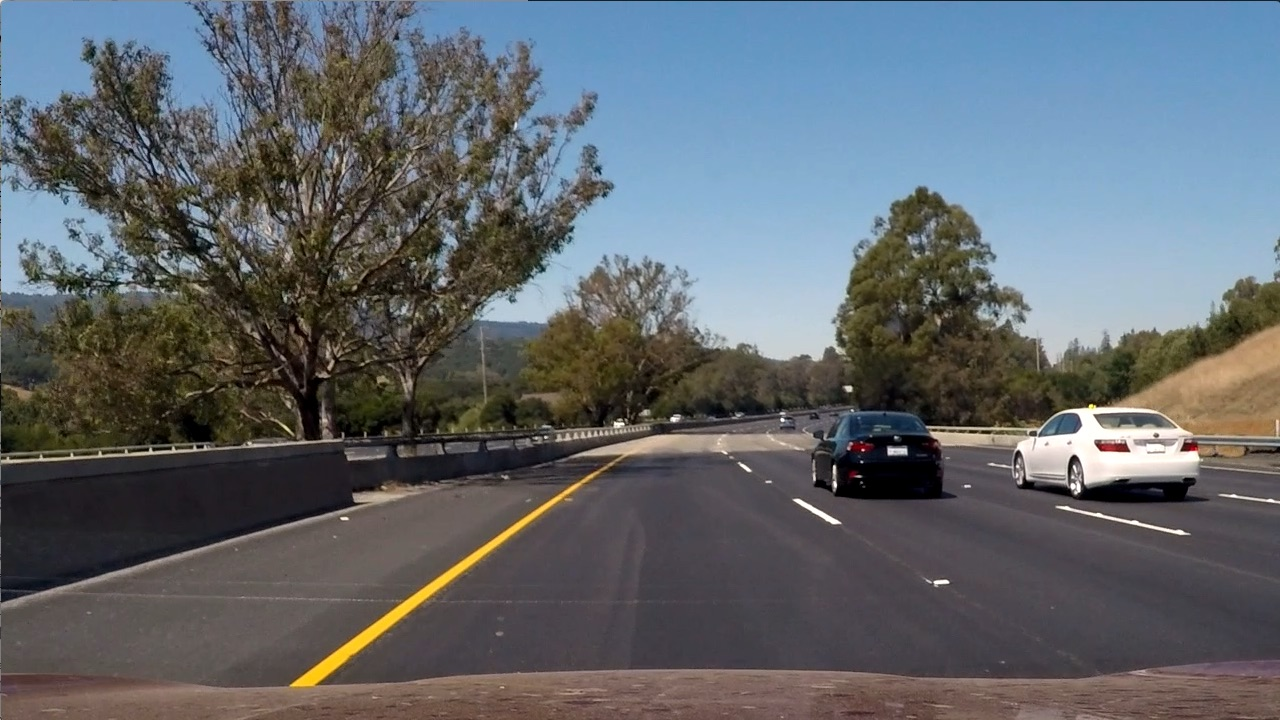
#> input picture practice/images/test6.jpg, 1280 x 720 px
$ python color.py
#> lines starting #> are read from the running program, lines starting #| are printed output that depends on the picture
import numpy as np
import cv2
import matplotlib.pyplot as plt
import matplotlib.image as mpimg

im = mpimg.imread('images/test6.jpg')
#> im is the input picture: shape (720, 1280, 3); mean R, G, B 97, 102.6, 107.9
# thresh = (180, 255)
gray = cv2.cvtColor(im, cv2.COLOR_RGB2GRAY)
# binary = np.zeros_like(gray)
# binary[(gray > thresh[0]) & (gray <= thresh[1])] = 1

red = im[:,:,0]
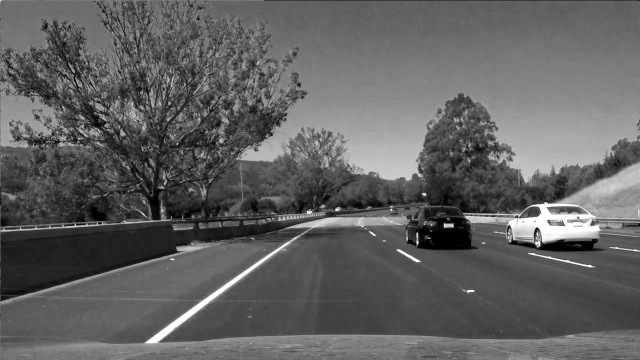
#> red: shape (720, 1280) (shown at 1/2 size); min 0, max 255, mean 97
green = im[:,:,1]
blue = im[:,:,2]
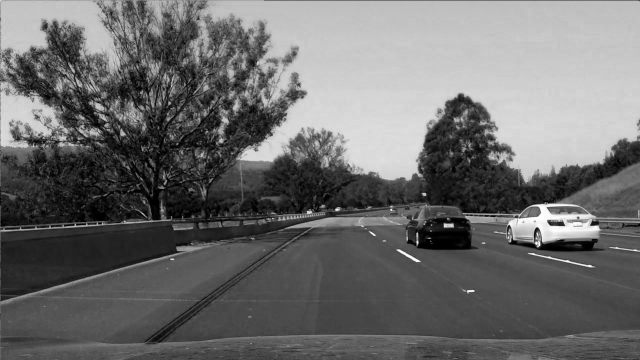
#> blue: shape (720, 1280) (shown at 1/2 size); min 0, max 255, mean 107.9

thresh = (200, 255)
binary = np.zeros_like(red)
binary[(red > thresh[0]) & (red <= thresh[1])] = 1

hls = cv2.cvtColor(im, cv2.COLOR_RGB2HLS)
#> hls: shape (720, 1280, 3); mean of channels 0, 1, 2 76.7, 102.2, 57.5
h = hls[:,:,0]
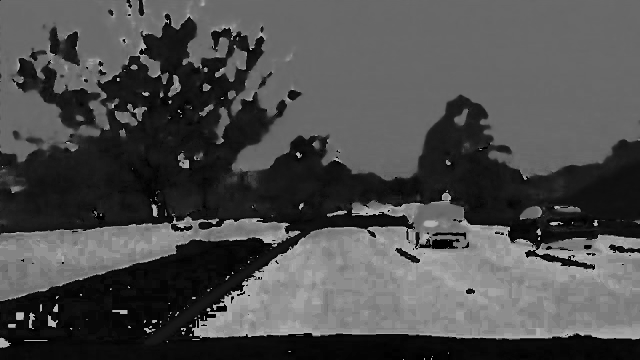
#> h: shape (720, 1280) (shown at 1/2 size); min 0, max 180, mean 76.7
l = hls[:,:,1]
s = hls[:,:,2]
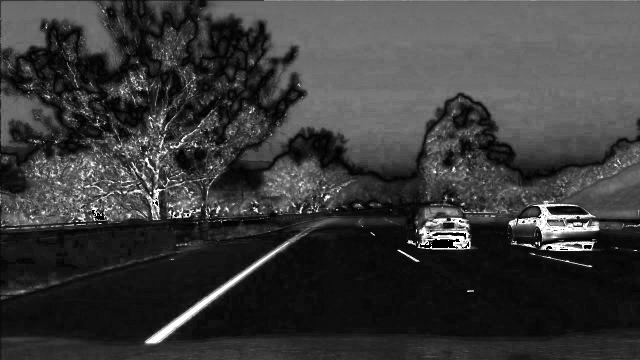
#> s: shape (720, 1280) (shown at 1/2 size); min 0, max 255, mean 57.5

thresh = (90, 255)
binary = np.zeros_like(s)
binary[(s > thresh[0]) & (s <= thresh[1])] = 1

th = (15, 100)
hi = np.zeros_like(h)
hi[(h > th[0]) & (h <= th[1])] = 1

# plot images
plt.figure(figsize=(10, 6))

plt.subplot(221)
plt.imshow(s, cmap='gray')
plt.title("s")

plt.subplot(222)
plt.imshow(binary, cmap='gray')
plt.title("b")

plt.subplot(223)
plt.imshow(h, cmap='gray')
plt.title("h")

plt.subplot(224)
plt.imshow(hi, cmap='gray')
plt.title("hi")
plt.show()
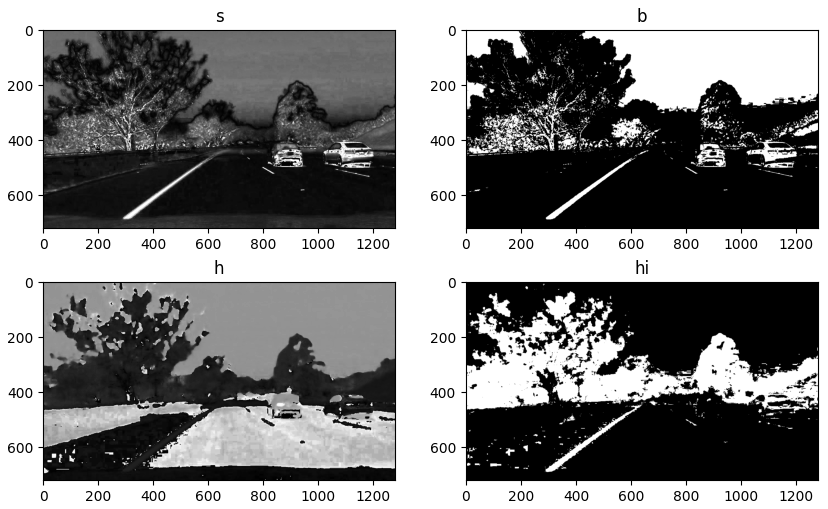
#> figure drawn by matplotlib, 4 panels

$ run again, with practice/images/test1.jpg copied over practice/images/test6.jpg
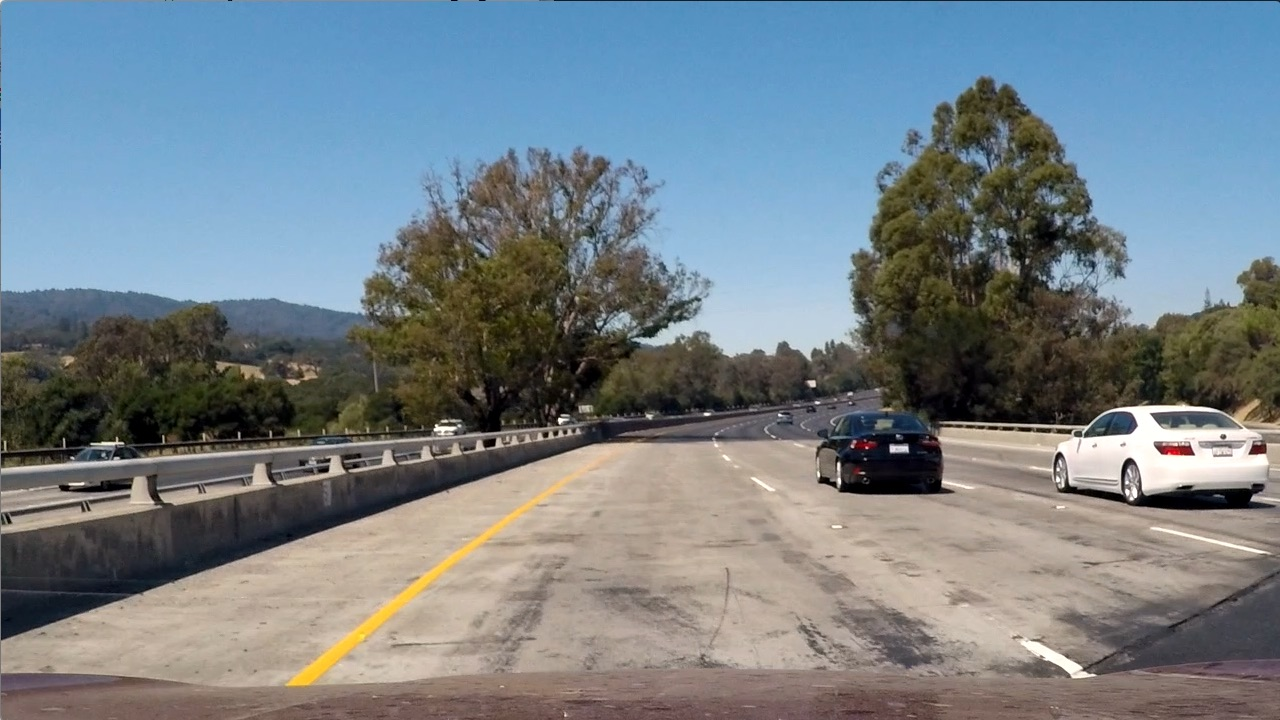
#> input picture practice/images/test1.jpg, 1280 x 720 px
#> im is the input picture: shape (720, 1280, 3); mean R, G, B 117.5, 128.7, 135.5
#> hls: shape (720, 1280, 3); mean of channels 0, 1, 2 60.2, 126.7, 74.4
#> `s = hls[:,:,2]`:
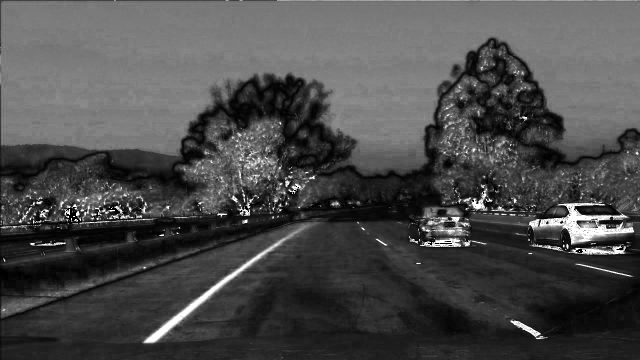
#> s: shape (720, 1280) (shown at 1/2 size); min 0, max 255, mean 74.4
#> `plt.show()`:
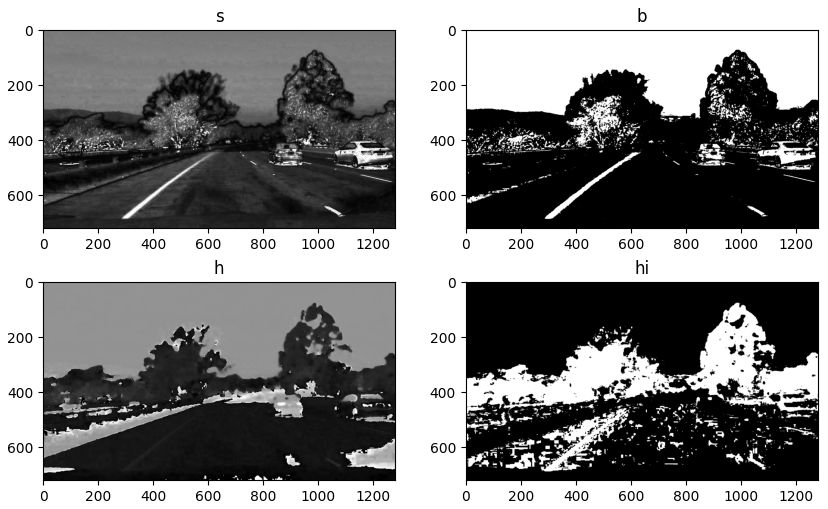
#> figure drawn by matplotlib, 4 panels

$ run again, with practice/images/test2.jpg copied over practice/images/test6.jpg
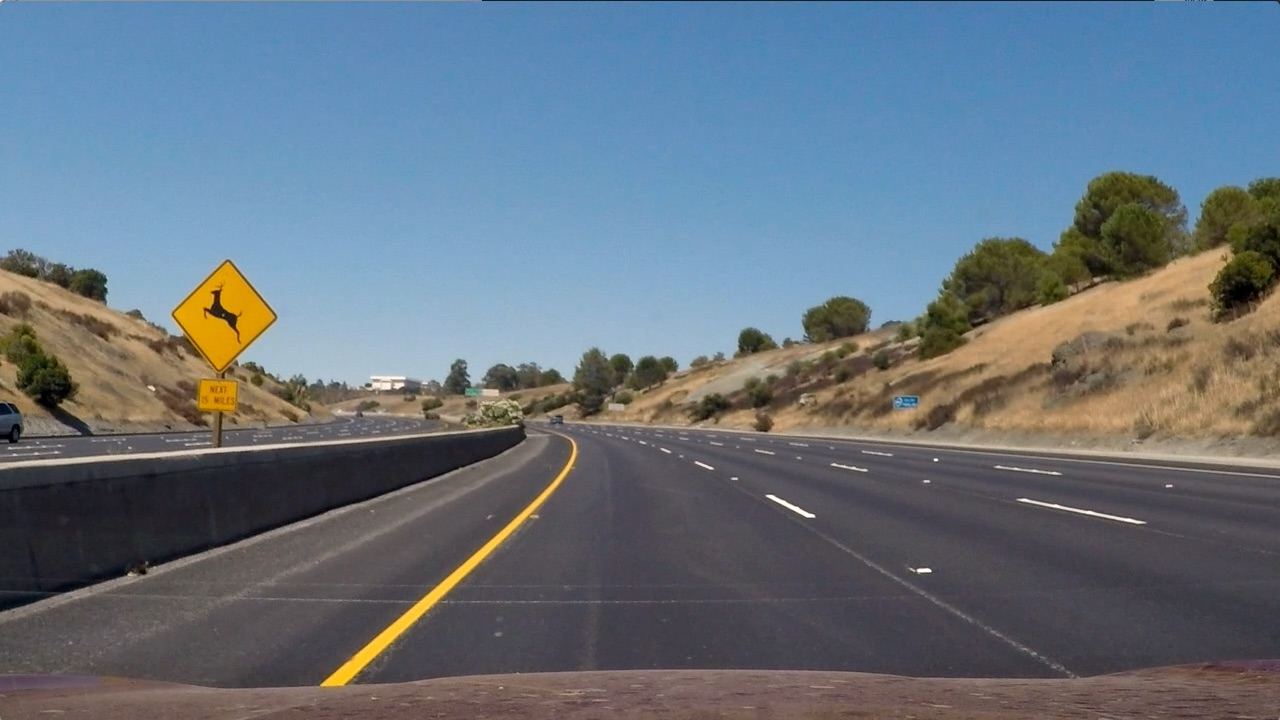
#> input picture practice/images/test2.jpg, 1280 x 720 px
#> im is the input picture: shape (720, 1280, 3); mean R, G, B 102.8, 114.6, 125.5
#> hls: shape (720, 1280, 3); mean of channels 0, 1, 2 86.2, 113.9, 64.8
#> `s = hls[:,:,2]`:
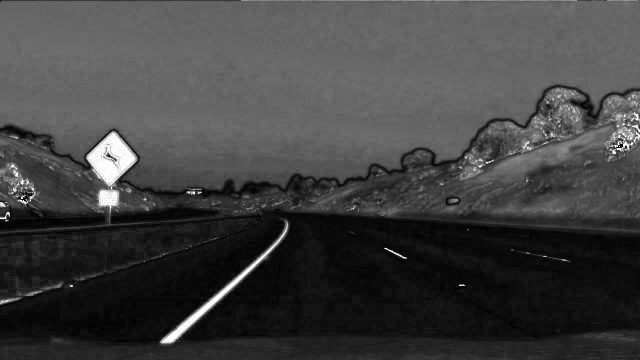
#> s: shape (720, 1280) (shown at 1/2 size); min 0, max 255, mean 64.8
#> `plt.show()`:
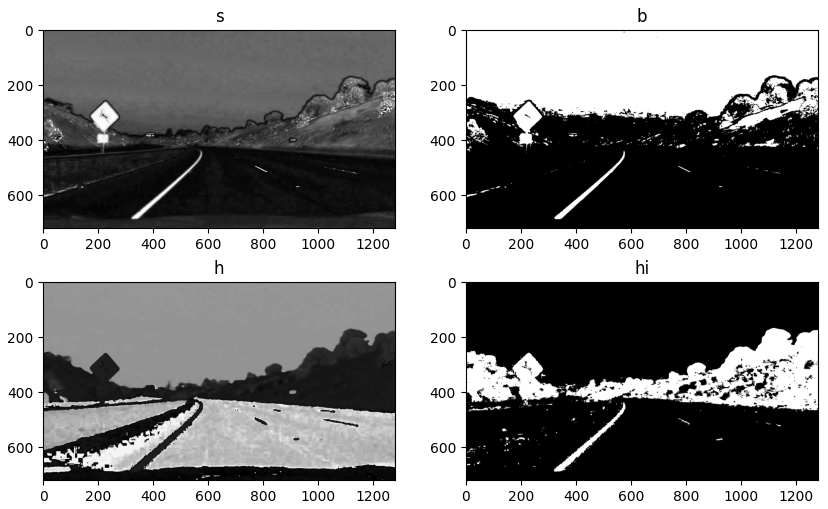
#> figure drawn by matplotlib, 4 panels
